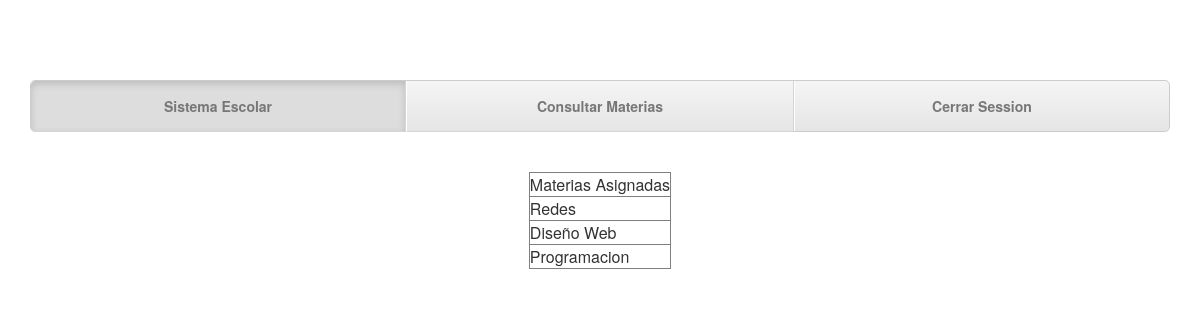
Screenshot of /TestMaestro.php (signed in) with the database file from the repository.
### tables this page shows
CREATE TABLE `maestro_materia` (
  `id_mm` int(11) NOT NULL AUTO_INCREMENT,
  `id_maestro` int(11) DEFAULT NULL,
  `id_materia` int(11) DEFAULT NULL,
  PRIMARY KEY (`id_mm`),
  KEY `id_maestro` (`id_maestro`),
  KEY `id_materia` (`id_materia`),
  CONSTRAINT `id_maestro` FOREIGN KEY (`id_maestro`) REFERENCES `personascontrol` (`IdPersona`),
  CONSTRAINT `id_materia` FOREIGN KEY (`id_materia`) REFERENCES `materia` (`id_materia`)
);

CREATE TABLE `materia` (
  `id_materia` int(11) NOT NULL,
  `nombre` varchar(30) DEFAULT NULL,
  `avatar` varchar(30) DEFAULT NULL,
  `orden` int(11) DEFAULT NULL,
  `estatus` int(11) DEFAULT NULL,
  PRIMARY KEY (`id_materia`)
);

### TestMaestro.php (called while the page is built, shortened)
<?php
    require ('Maestro.php');
    require('header.php');
    $prof = new Maestro();
    $idnl=$_SESSION['idu'];
    $prof->ConsultarMaterias($idnl);
?>

### Maestro.php (the view, shortened to what this page needs)
<?php
    class Maestro
    {
        public function ConsultarMaterias($idln)
        {
            $sql01="SELECT maestro_materia.`id_mm`,materia.`nombre`, personascontrol.`nombre` AS namess
            FROM maestro_materia,materia,personascontrol
            WHERE maestro_materia.`id_maestro` = personascontrol.`IdPersona`
            AND maestro_materia.`id_materia`= materia.`id_materia`
            AND personascontrol.`IdPersona` = $idln";
            $consulta = mysql_query($sql01) or die ("error 1 de consulta a materia");
            echo "<div class=table-resposive align=center>";
            echo "<table class=\*table table-striped\ border=1>";
            echo "<tr><td colspan=2 align=center>Materias Asignadas</td></tr>";
            while($field = mysql_fetch_array($consulta))
            {
                $this->Nombre = $field['nombre'];
                echo "<tr><td>$this->Nombre</td></tr>";
            }
            echo "</table>";
            echo "</div>";
        }
    }
?>

### justified-nav.css (style rules this page uses)
body { padding-top: 20px; }

### rows the page displays
maestro_materia: id_materia.nombre "Redes"
maestro_materia: id_materia.nombre "Diseño Web"
maestro_materia: id_materia.nombre "Programacion"
